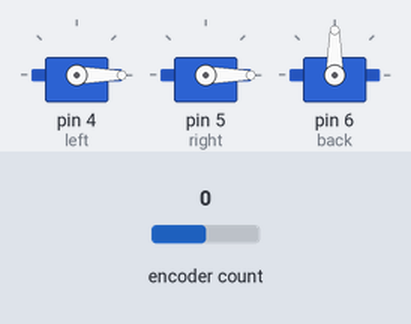
Bench run of a sketch on a simulated Arduino Uno, built with avr-gcc and run on an emulated ATmega328P. Shown: 3 × servo. The inputs (shaded band) are chosen by the test bench; at power-on: encoder count 0.

Above: at 0.98 s.
1.3 s: encoder count set to 1
At 3.3 s:
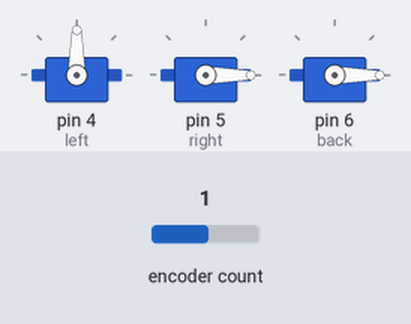
At 5.5 s:
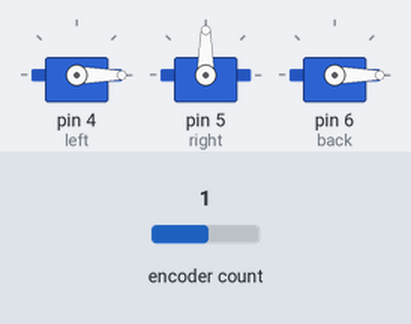
Timing chart, 0 to 10.1 s (numbered marks = the images above; inputs shaded):
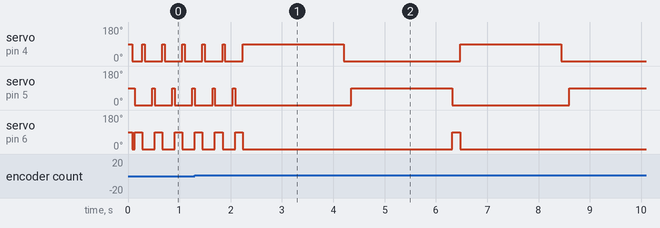

Measured:
- after the input at 1.3 s, servo on pin 4 (left): 90° → 0° after 2.9 s, → 90° 2.3 s later, → 0° 2.0 s later

The sketch:

kiwi_drive_enc.ino
```cpp
#include <Servo.h>
#include <Wire.h>
#include <Encoder.h>

//#include <L3G.h>
#include <PID_v1.h>

Servo left;
Servo right;
Servo back;

float X = 0;
float Y = 0;

long incr = 0;
int part = 0;

//L3G gyro;

Encoder leftE(0,0);
Encoder rightE(0,0);
Encoder backE(0,0);

int oldVal[3] = {0,0,0};
int newVal[3] = {0,0,0};

int oldTime[3] = {0,0,0};
int newTime[3] = {0,0,0};

//int offset = 0;
//
//int conv = 15;
//double accel = 0;

//double rot = 0;
//double rotVal = 0;

double L = 0;
double R = 0;

double LVal = 0;
double RVal = 0;

double speedLVal = 0;
double speedRVal = 0;

//PID myPID(&accel, &rot, &rotVal,.005,.0025,.0005, DIRECT);
PID speedL(&L, &speedLVal, &LVal, 0, 0, 0, DIRECT);
PID speedR(&R, &speedRVal, &RVal, 0, 0, 0, DIRECT);

void setup(){
  left.attach(4, 1000, 2000);
  right.attach(5, 1000, 2000);
  back.attach(6, 1000, 2000);
  Serial.begin(9600);
  Wire.begin();
  delay(50);

//  gyro.init();
//  gyro.writeReg(L3G_CTRL_REG4, 0x20); // 2000 dps full scale
//  gyro.writeReg(L3G_CTRL_REG1, 0x0F); // normal power mode, all axes enabled, 100 Hz
//
//  gyro.enableDefault();
//  gyro.read();
//  offset = (float)gyro.g.x;

//  myPID.SetMode(AUTOMATIC);
//  myPID.SetOutputLimits(-90, 90);
//  rotVal = 0;
  speedL.SetMode(AUTOMATIC);
  speedL.SetOutputLimits(-90, 90);
  speedR.SetMode(AUTOMATIC);
  speedR.SetOutputLimits(-90, 90);

  delay(35);

}

void loop(){
//  gyro.read();
//  accel = -((float)gyro.g.x - offset);
//  Serial.println(accel);
//  myPID.Compute();

//  left.write(((-.5)*X - (sqrt(3)/2)*Y + R) + 90);
//  right.write(((-.5)*X + (sqrt(3)/2)*Y + R) + 90);
//  back.write((X + R) + 90);

  if(part == 0) {
    moveY(90);
  }
  else if(part == 1){
    moveX(90);
  }
  else if(part == 2){
    moveY(-90);
  }
  else if(part == 3){
    moveX(-90);
  }

  if(incr > 200){
    if(part == 0){
      part = 1;
    }
    else if(part == 1){
      part = 2;
    }
    else if(part == 2){
      part = 3;
    }
    else if(part == 3){
      part = 0;
    }
    incr = 0;
  }
  incr++;

}

double encSpeedL(){
  oldVal[0] = newVal[0];
  newVal[0] = leftE.read();

  oldTime[0] = newTime[0];
  newTime[0] = millis();

  return (double)(newVal[0] - oldVal[0])/(newTime[0] - oldTime[0]);
}

double encSpeedR(){
  oldVal[1] = newVal[1];
  newVal[1] = rightE.read();

  oldTime[1] = newTime[1];
  newTime[1] = millis();

  return (double)(newVal[1] - oldVal[1])/(newTime[1] - oldTime[1]);
}

double encSpeedB(){
  oldVal[2] = newVal[2];
  newVal[2] = backE.read();

  oldTime[2] = newTime[2];
  newTime[2] = millis();

  return (double)(newVal[2] - oldVal[2])/(newTime[2] - oldTime[2]);
}

void moveX(int val) {
  speedLVal = encSpeedL();
  speedRVal = encSpeedR();

  LVal = encSpeedB()/2;
  RVal = LVal;

  speedL.Compute();
  speedR.Compute();

  back.write(val);
  left.write(L);
  right.write(R);
}

void moveY(int val){
  left.write(-val);
  right.write(val);
  back.write(0);
}

void rot(int val){
  left.write(val);
  right.write(val);
  back.write(val);
}
```
